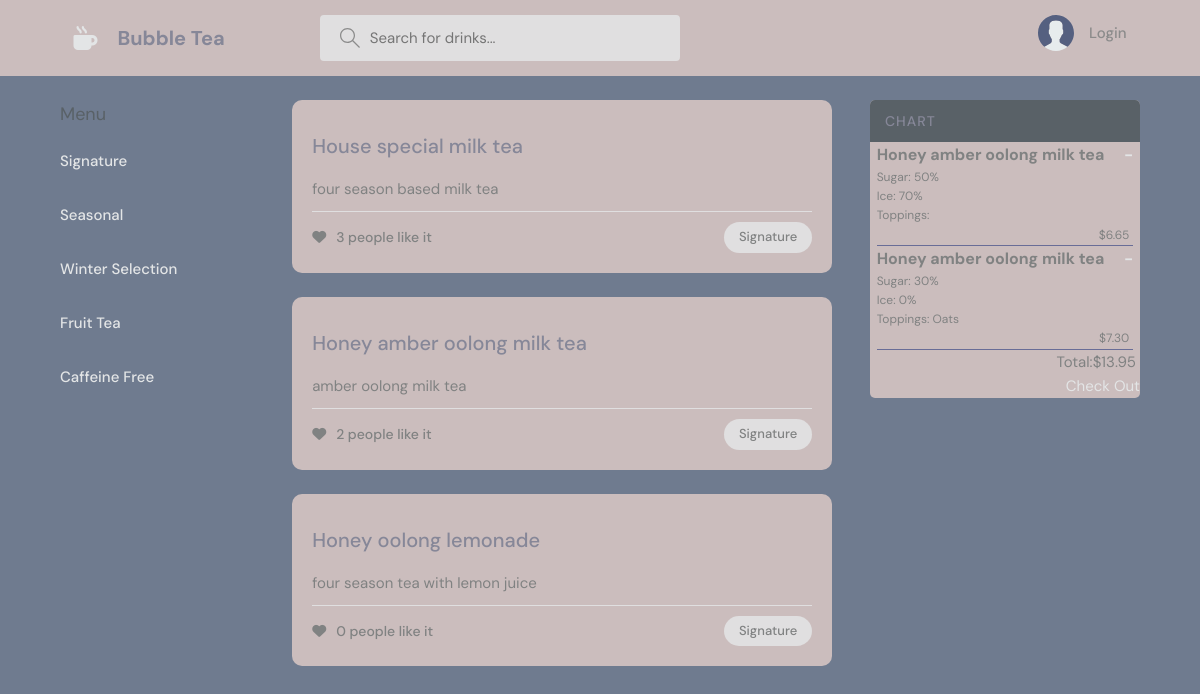
The page /?q=Signature on the database its author committed.
### base/models.py (models this page shows, shortened)
class Section(models.Model):
    name = models.CharField(max_length=300)

class Drink(models.Model):
    name = models.CharField(max_length=200)
    section = models.ForeignKey(Section,on_delete=models.SET_NULL,null = True)
    description = models.TextField(null=True,blank=True)
    price = models.FloatField(blank=False,null=True)
    like = models.IntegerField(null=True,default=0)

class Chart(models.Model):
    user = models.ForeignKey(User,on_delete=models.CASCADE)
    drink = models.ForeignKey(Drink,on_delete=models.SET_NULL,null = True)######todo得加一个drink
    sugar = models.TextField()
    ice = models.TextField()
    toppings = models.ManyToManyField(Topping,related_name='toppings',blank=True)
    updated = models.DateTimeField(auto_now=True)
    created = models.DateTimeField(auto_now_add=True)
    price = models.FloatField(null=True)
    class Meta:
        ordering = ['-updated','-created']

class Topping(models.Model):
    name = models.CharField(max_length=300)
    price = models.FloatField(blank=False,null=True)

### base/views.py (the view)
# urls.py: path('',views.home,name='home'),
def home(request):
    q = request.GET.get('q') if request.GET.get('q') != None else ''
    drink = Drink.objects.filter(
        Q(section__name__icontains = q) |
        Q(name__icontains = q)
        )
    section = Section.objects.all()
    chart = Chart.objects.all()
    total_price = Chart.objects.all().aggregate(Sum('price'))['price__sum']
    if total_price == None:
        total_price=0
    return render(request,'base/home.html',{'section':section,'drink':drink,'chart':chart,'total_price':total_price})

### base/templates/base/home.html (shortened to what this page needs)
{% extends 'main.html' %}
{% block content %}
<main class="layout layout--3">
    <div class="container">
      {% include 'base/menu.html' %}
      <div class="roomList">
        <div style="overflow: scroll; height: 580px;">
        {% include 'base/item_info.html' %}
      </div>
      </div>
      {% include 'base/chart.html' %}
    </div>
  </main>
{% endblock content %}

### base/templates/base/menu.html
<div class="topics">
    <div class="topics__header">
      <a href="{% url 'home' %}" style="color: #596167; font-size: large;" >Menu</a>
    </div>
    <ul class="topics__list">
      {% for s in section %}
      <li>
        <a href="{% url 'home' %}?q={{s.name}}" class="active">{{s.name}}</a>
      </li>
      {% endfor %}
    </ul>
  </div>

### base/templates/base/item_info.html
{% for d in drink %}
<div class="roomListRoom">
    <div>
        <div class="roomListRoom__content">
            <a href="{% url 'topping' d.id %}">{{d.name}}</a>
            <p>{{d.description}}</p>
          </div>
        <div class="roomListRoom__meta">
            <a href="{% url 'like_Drink' d.id %}" class="roomListRoom__joined">
                <i class="fa-solid fa-heart"></i>
              {{d.like}} people like it
            </a>
            <p class="roomListRoom__topic">{{d.section.name}}</p>
          </div>
    </div>
</div>
{% endfor %}

### base/templates/base/chart.html (shortened to what this page needs)
<div class="activities">
    <div class="activities__header">
      <h2>Chart</h2>
    </div>
    <div>
      {% for c in chart %}
        <div class="chart_detail">
          <h3>{{c.drink.name}}</3> <span style="float: right;"><a href="{% url 'delete_Topping' c.id %}">-</a></span>
          <p>Sugar: {{c.sugar}}%</p>
          <p>Ice: {{c.ice}}%</p>
          <p>Toppings:
          {% for t in c.toppings.all %}
          {{t.name}}
          {% endfor %}
          </p>
          <p class ="price_line">${{c.price|floatformat:2}}</p>
          <hr style="height:1.5px;border-width:0;color:#696d97;background-color:#696d97">
        </div>
      {% endfor %}
        <p class ="price_line">Total:${{total_price|floatformat:2}}</p>
        <a href="" style="float: right;">Check Out</a>
    </div>
  </div>

### static/styles/style.css (style rules this page uses)
:root { --color-main: #e3e5e6; --color-main-light: #e1f6fb; --color-dark: #cbbdbd; --color-dark-medium: #e0dfe0; --color-dark-light: #596167; --color-light: #868798; --color-gray: #8b8b8b; --color-light-gray: #808282; --color-bg: #6f7b8f; --color-success: #5dd693; --color-error: #fc4b0b; }
* { font-family: "DM Sans", -apple-system, BlinkMacSystemFont, "Segoe UI", Roboto, Oxygen, Ubuntu, Cantarell, "Open Sans", "Helvetica Neue", sans-serif; margin: 0; padding: 0; box-sizing: border-box; text-rendering: optimizeLegibility; font-size: inherit; }
html { font-size: 56.25%; }
@media only screen and (min-width: 1200px) { html { font-size: 62.5%; } }
body { line-height: 1.6; font-weight: 400; font-size: 1.5rem; color: var(--color-light-gray); background-color: var(--color-bg); min-height: 100vh; }
a { display: inline-block; color: var(--color-main); text-decoration: none; }
.container { max-width: 120rem; width: 90%; margin: auto; }
.layout { margin-top: 2.4rem; }
.layout > .container { display: flex; justify-content: space-between; align-items: flex-start; }
.layout--3 > .container > div:first-child { flex-basis: 18%; max-width: 22.5rem; }
.layout--3 > .container > div:nth-child(2) { flex-basis: 50%; }
.layout--3 > .container > div:last-child { flex-basis: 25%; }
.topics__header { margin-bottom: 2rem; }
.topics__list { list-style: none; }
.topics__list li a { display: flex; justify-content: space-between; margin-bottom: 3rem; font-weight: 500; color: var(--color-light-gray); transition: all 0.3s ease-in-out; }
.topics__list li a.active, .topics__list li a:hover { color: var(--color-main); }
.roomListRoom { margin-bottom: 2.4rem; background-color: var(--color-dark); border-radius: 1rem; padding: 2rem; }
.roomListRoom__content { margin: 1rem 0; }
.roomListRoom__content a { font-size: 2rem; font-weight: 500; margin-bottom: 1.5rem; color: var(--color-light); transition: all 0.3s ease-in-out; }
.roomListRoom__meta { border-top: 1px solid var(--color-dark-medium); padding-top: 1rem; display: flex; align-items: center; justify-content: space-between; }
.roomListRoom__joined { color: var(--color-light-gray); display: flex; align-items: center; gap: 1rem; font-size: 1.4rem; font-weight: 500; }
.roomListRoom__topic { padding: 5px 1.5rem; background-color: var(--color-dark-medium); border-radius: 5rem; font-weight: 500; font-size: 1.3rem; }
.activities { background: var(--color-dark); border-radius: 5px; overflow: hidden; }
.activities__header h2 { background-color: var(--color-dark-light); text-transform: uppercase; font-weight: 500; padding: 1rem 1.5rem; color: var(--color-light); letter-spacing: 1px; font-size: 1.4rem; }

### base/templates/base/chart.html (style rules this page uses)
.chart_detail { padding-left: 5pt; padding-right: 5pt; }
.chart_detail h3 { font-size: 12pt; }
.chart_detail p { font-size: 9pt; font-weight:normal }
.price_line { text-align: right; padding-right: 3pt; }

### rows shown on the page
Section: name "Signature"
Section: name "Seasonal"
Section: name "Winter Selection"
Section: name "Fruit Tea"
Section: name "Caffeine Free"
Drink: name "House special milk tea", description "four season based milk tea", like "3", section.name "Signature"
Drink: name "Honey amber oolong milk tea", description "amber oolong milk tea", like "2", section.name "Signature"
Drink: name "Honey oolong lemonade", description "four season tea with lemon juice", like "0", section.name "Signature"
Chart: drink.name "Honey amber oolong milk tea", sugar "50", ice "70", price "6.65"
Chart: drink.name "Honey amber oolong milk tea", sugar "30", ice "0", price "7.30"
Topping: name "Oats"

### other values the page prints
{{ total_price|floatformat:2 }} "13.95"
